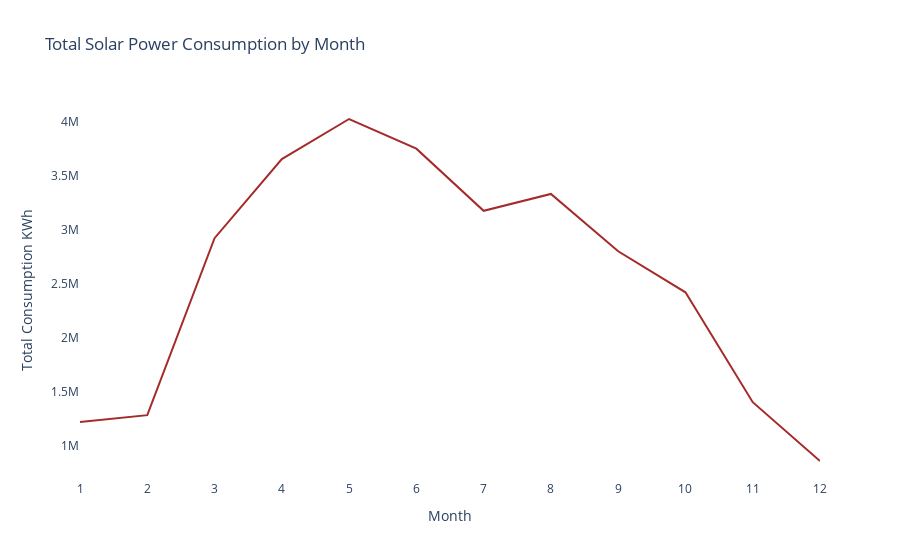

Write notebook code for a chart like this one.
### Markdown cell above
The yearly trend electricity consumption across 2014 - 2023. There is high consumption from 2014 - 2019, highest consumption in 2014(483.4752M kwh) sharp reduction in 2020(425.2933M kwh) is as a result covid-19, most company works from home and some organization shut down completely. Likewise, it was observed that electricity consumption from 2020 - 2023 has not grown higher compared to previous years, this shows, there is reduction and most company has moved to other source of energy such as solar power, district energy, natural energy.

### Code cell
select_query = """
SELECT MONTH, Energy_Description, SUM(Total_Consumption) AS Total_Consumption, UNIT
FROM corp_consumption
WHERE Energy_Description = 'Solar Power'
GROUP BY MONTH
ORDER BY MONTH;
"""

energ_con20 = pd.read_sql_query(select_query, engine)



import plotly.express as px

fig = px.line(energ_con20, x='MONTH', y='Total_Consumption', title='Total Solar Power Consumption by Month',
            color_discrete_sequence=['brown'])
fig.update_layout(xaxis_title='Month', yaxis_title='Total Consumption KWh')
fig.update_layout(plot_bgcolor='white')
fig.update_layout(xaxis={'tickmode': 'linear', 'tick0': 1, 'dtick': 1})
fig.show()

### Figure 1 — Plotly figure (JSON) as saved in the notebook; plotly's stock layout.template omitted (floating-point values rounded to 4 significant figures)
{"data": [{"hovertemplate": "MONTH=%{x}<br>Total_Consumption=%{y}<extra></extra>", "legendgroup": "", "line": {"color": "brown", "dash": "solid"}, "marker": {"symbol": "circle"}, "mode": "lines", "name": "", "orientation": "v", "showlegend": false, "type": "scatter", "x": [1, 2, 3, 4, 5, 6, 7, 8, 9, 10, 11, 12], "xaxis": "x", "y": [1217336, 1279783, 2918984, 3652314, 4023577, 3748467, 3173082, 3329553, 2798113, 2417946, 1399974, 854900], "yaxis": "y"}], "layout": {"legend": {"tracegroupgap": 0}, "plot_bgcolor": "white", "title": {"text": "Total Solar Power Consumption by Month"}, "xaxis": {"anchor": "y", "domain": [0, 1], "dtick": 1, "tick0": 1, "tickmode": "linear", "title": {"text": "Month"}}, "yaxis": {"anchor": "x", "domain": [0, 1], "title": {"text": "Total Consumption KWh"}}}}
